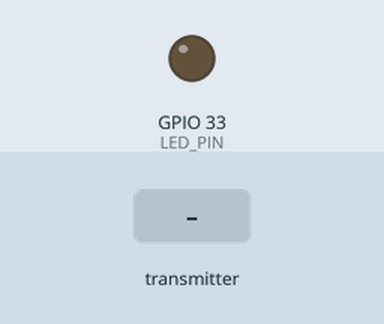
Simulated run of this sketch. Board: ESP32. On the bench: output pins drawn as LEDs (lit = HIGH). Dashed ring = blinking. The inputs (shaded band) are chosen by the test bench. WiFi joins after 1.5 s; servers stay silent unless stated; uploads are accepted with an empty reply; what the sketch prints to the serial monitor is not drawn.

Above: at 1.3 s.
1.4 s: the transmitter starts sending timestamp = 0
At 2.5 s:
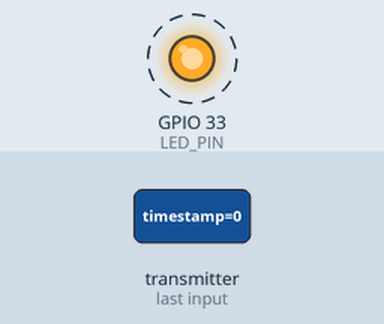
Timing chart, 0 to 8.9 s (numbered marks = the images above; inputs shaded):
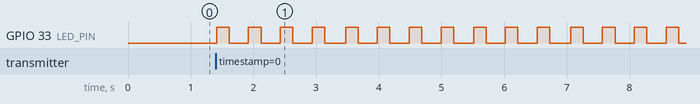

Measured:
- after the input at 1.4 s, GPIO 33 (LED_PIN): alternates HIGH for 0.20 s and LOW for 0.31 s, starting at once

The sketch:

ESP32-NOW_v13.ino
```cpp
#include <esp_now.h>
#include <WiFi.h>
#include <HTTPClient.h>

// Wi-Fi credentials
const char* ssid = "zwivhuya"; //network name
const char* password = "12345678";  // Replace with actual password

// Flask server endpoint
const char* serverUrl = "http://192.168.51.124:5000/api/sensor";

// Flash LED pin (GPIO 33 on ESP32-CAM)
#define LED_PIN 33

// Struct for received data - MUST MATCH SENDER'S STRUCT EXACTLY
typedef struct struct_message {
  char timestamp[20]; //YYYY-MM-DD HH:MM:SS
  char rfid[20];
  char sex[10];
  float weight;
  float temperature;
  float humidity;
  int light;
  int pressure;
} struct_message;

struct_message incomingData;
bool dataReceived = false; // Flag for actual ESP-NOW reception

// Dummy data for testing server communication
struct_message dummySensorData = {
  "2025-05-21 18:00:00", // Dummy Timestamp
  "DUMMYRFID1234567",    // Dummy RFID
  "Test",                // Dummy Sex
  500.0,                 // Dummy Weight
  25.5,                  // Dummy Temperature
  60.0,                  // Dummy Humidity
  500,                   // Dummy Light
  1012                   // Dummy Pressure
};

// Interval for sending dummy data (in milliseconds)
const unsigned long DUMMY_SEND_INTERVAL_MS = 10000; // Send every 10 seconds
unsigned long lastDummySendTime = 0;

// Callback function for received ESP-NOW data
void OnDataRecv(const esp_now_recv_info_t *info, const uint8_t *data, int len) {
  Serial.println("DEBUG: OnDataRecv entered.");
  // Ensure the received data length matches the expected struct size
  if (len == sizeof(struct_message)) {
    memcpy(&incomingData, data, sizeof(incomingData));
    Serial.println("✅ ESP-NOW data received:");
    Serial.printf("Timestamp: %s\n", incomingData.timestamp);
    Serial.printf("RFID: %s\n", incomingData.rfid);
    Serial.printf("Sex: %s\n", incomingData.sex);
    Serial.printf("Weight: %.1fg\n", incomingData.weight);
    Serial.printf("Temperature: %.1f°C\n", incomingData.temperature);
    Serial.printf("Humidity: %.1f%%\n", incomingData.humidity);
    Serial.printf("Light: %d\n", incomingData.light);
    Serial.printf("Pressure: %d\n", incomingData.pressure);

    // Flash the LED
    digitalWrite(LED_PIN, HIGH);
    delay(200);
    digitalWrite(LED_PIN, LOW);

    dataReceived = true; // Set flag to process data in loop()
  } else {
    Serial.printf("❌ ESP-NOW data length mismatch! Expected %d, got %d\n", sizeof(struct_message), len);
  }
  Serial.println("DEBUG: OnDataRecv exited.");
}

void setup() {
  Serial.begin(115200);
  delay(100); // Give serial a moment to initialize
  Serial.println("DEBUG: Starting setup()...");

  pinMode(LED_PIN, OUTPUT);
  digitalWrite(LED_PIN, LOW);
  Serial.println("DEBUG: LED pin initialized.");

  WiFi.mode(WIFI_STA);  // Important: must be in station mode for ESP-NOW
  Serial.println("DEBUG: WiFi mode set to STATION.");

  // Initialize ESP-NOW
  if (esp_now_init() != ESP_OK) {
    Serial.println("❌ Error initializing ESP-NOW");
    // Consider adding a delay or loop here if initialization failure is critical
    return; // Halt setup if ESP-NOW fails
  }
  Serial.println("✅ ESP-NOW initialized.");

  // Register the ESP-NOW receive callback
  esp_now_register_recv_cb(OnDataRecv);
  Serial.println("✅ ESP-NOW receive callback registered.");
  Serial.println("✅ ESP32-CAM Ready to receive ESP-NOW data.");
  Serial.println("DEBUG: Setup() complete.");
}

void loop() {
  unsigned long currentMillis = millis();

  // Periodically send dummy data to the server for testing
  if (currentMillis - lastDummySendTime >= DUMMY_SEND_INTERVAL_MS) {
    lastDummySendTime = currentMillis;
    Serial.println("\nDEBUG: Sending dummy data to server (simulating ESP-NOW reception).");

    // Copy dummy data into incomingData to simulate reception
    memcpy(&incomingData, &dummySensorData, sizeof(dummySensorData));
    dataReceived = true; // Set flag to trigger the send logic
  }

  // Check if data has been received via ESP-NOW OR if dummy data needs to be sent
  if (dataReceived) {
    Serial.println("DEBUG: Data ready for processing (either real ESP-NOW or dummy data).");
    dataReceived = false; // Reset flag immediately after deciding to process

    // Connect to Wi-Fi to send data to Flask server
    Serial.print("DEBUG: Attempting to connect to WiFi... SSID: ");
    Serial.println(ssid);

    WiFi.begin(ssid, password);
    unsigned long startAttempt = millis();

    // Wait for WiFi connection with a timeout
    while (WiFi.status() != WL_CONNECTED && millis() - startAttempt < 15000) {
      Serial.print(".");
      delay(500);
    }

    if (WiFi.status() == WL_CONNECTED) {
      Serial.println("\n✅ WiFi connected!");
      Serial.print("DEBUG: Connected to WiFi: ");
      Serial.println(WiFi.SSID()); // Display the connected SSID
      Serial.print("📶 IP address: ");
      Serial.println(WiFi.localIP());

      // Send the data to Flask server
      HTTPClient http;
      http.begin(serverUrl);
      http.addHeader("Content-Type", "application/json");

      String payload = "{";
      payload += "\"timestamp\":\"" + String(incomingData.timestamp) + "\",";
      payload += "\"rfid\":\"" + String(incomingData.rfid) + "\",";
      payload += "\"sex\":\"" + String(incomingData.sex) + "\",";
      payload += "\"weight\":" + String(incomingData.weight) + ",";
      payload += "\"temperature\":" + String(incomingData.temperature) + ",";
      payload += "\"humidity\":" + String(incomingData.humidity) + ",";
      payload += "\"light\":" + String(incomingData.light) + ",";
      payload += "\"pressure\":" + String(incomingData.pressure);
      payload += "}";

      Serial.println("DEBUG: JSON Payload: " + payload); // Debug print the payload

      int httpResponseCode = http.POST(payload);

      if (httpResponseCode > 0) {
        Serial.printf("✅ Data sent! Server responded with code: %d\n", httpResponseCode);
        String response = http.getString();
        Serial.println("📥 Response: " + response);
      } else {
        Serial.printf("❌ Failed to send data. HTTP error: %s\n", http.errorToString(httpResponseCode).c_str());
      }

      http.end(); // Close HTTP connection

      // Disconnect from Wi-Fi to save power and prepare for ESP-NOW again
      WiFi.disconnect(true);
      WiFi.mode(WIFI_OFF); // Turn off WiFi radio completely
      Serial.println("📴 WiFi disconnected\n");

      // Reinitialize ESP-NOW after Wi-Fi shutdown
      // This is crucial because WiFi.mode(WIFI_OFF) also disables ESP-NOW
      WiFi.mode(WIFI_STA); // Set back to station mode for ESP-NOW
      if (esp_now_init() != ESP_OK) {
        Serial.println("❌ Error re-initializing ESP-NOW after WiFi disconnect.");
      } else {
        Serial.println("✅ ESP-NOW re-initialized after WiFi disconnect.");
        esp_now_register_recv_cb(OnDataRecv); // Re-register the callback
        Serial.println("✅ ESP-NOW receive callback re-registered.");
      }

    } else {
      Serial.println("\n❌ WiFi connection failed");
      // If WiFi fails, ensure ESP-NOW is still active
      WiFi.mode(WIFI_STA); // Set back to station mode for ESP-NOW
      if (esp_now_init() != ESP_OK) {
        Serial.println("❌ Error re-initializing ESP-NOW after WiFi connect fail.");
      } else {
        Serial.println("✅ ESP-NOW re-initialized after WiFi connect fail.");
        esp_now_register_recv_cb(OnDataRecv); // Re-register the callback
        Serial.println("✅ ESP-NOW receive callback re-registered.");
      }
    }
  }
  // Small delay to prevent watchdog timer issues if loop runs too fast without processing data
  delay(10);
}
```
